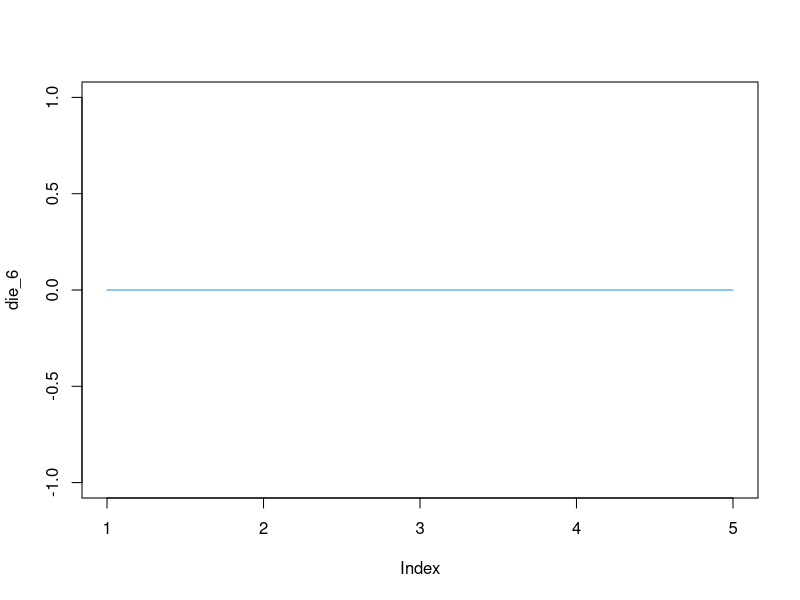
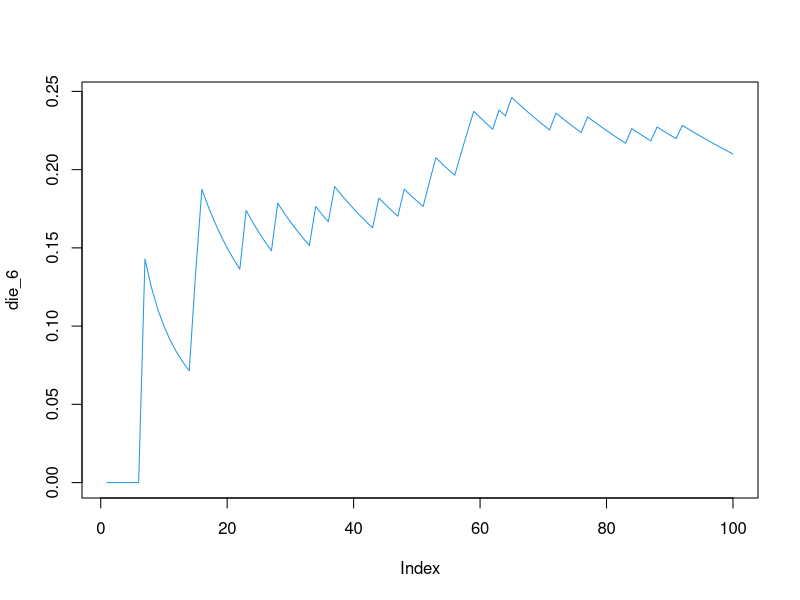
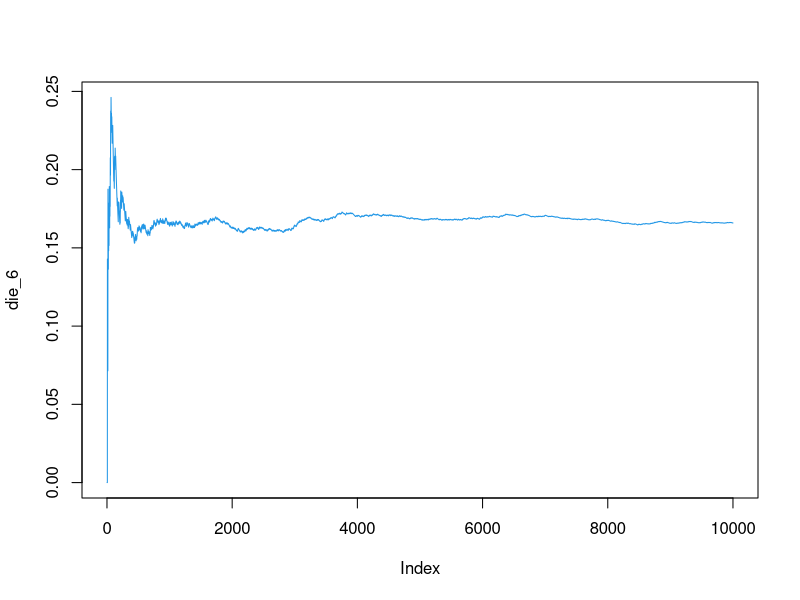

These figures' R source, in order:
## ---- chunk 1
knitr::opts_chunk$set(echo = TRUE)
## ---- chunk 2
die_roll <- function(reps, seed){
  set.seed(seed) 
  die_6 <- numeric(reps)
  roll <- sample(1:6, reps, replace=T)
  for (i in 1:reps){
    die_6[i] <- mean(roll[1:i] == 6)
  }
  print(mean(die_6))
  plot(die_6, col=4, type="l")
}
## ---- chunk 3
die_roll(5, 1)
## ---- chunk 4
die_roll(100, 1)
## ---- chunk 5
die_roll(10000, 1)
## ---- chunk 6
die_roll2 <- function(reps, seed){
  set.seed(seed)
  rolls <- numeric(reps)
  for (i in 1:reps){
    dice <- sample(1:6, 100, replace=T)
    counter <- 0
    for (num in dice){
      if (num == 6){
        counter <- counter + 1
      } else{
        counter <- 0
      }
      if (counter == 3){
        rolls[i] <- 1
        break
      }
    }
  }
  return(rolls)
}

mean(die_roll2(10000, 1))
